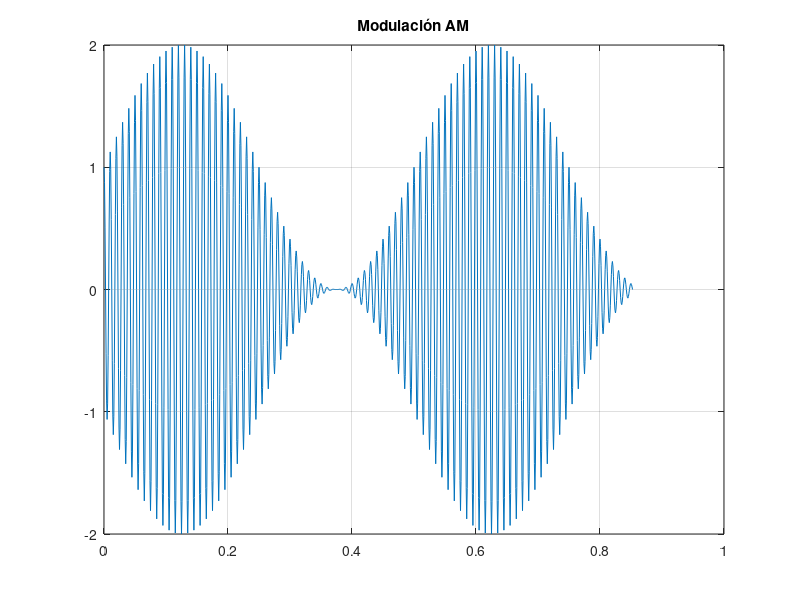

The MATLAB source for this figure:
% AM
clc, clear, close all;
N=1024;                 %Total de muestras
Fs=1200;                %Frecuencia de muestreo [Hz]
Ts=1/Fs;                %Periodo de muestreo [s]
t=(0:N-1).*Ts;          %Vector de muestras

Ac=1;                   %Amplitud portadora
fp=100;                 %Frecuencia portadora
fm=2;                   %Frecuencia señal a modular
ka=1;                   %Indice modulación 
p=cos(2*pi*fp*t);       %Señal portadora
m=sin(2*pi*fm*t);       %Señal a modular
s=Ac.*(1+ka.*m).*p;     %AM
%s=Ac.*m.*p;            %DSC-SC
%Graficar Modulación AM
plot(t,s)
grid on
title('Modulación AM')
